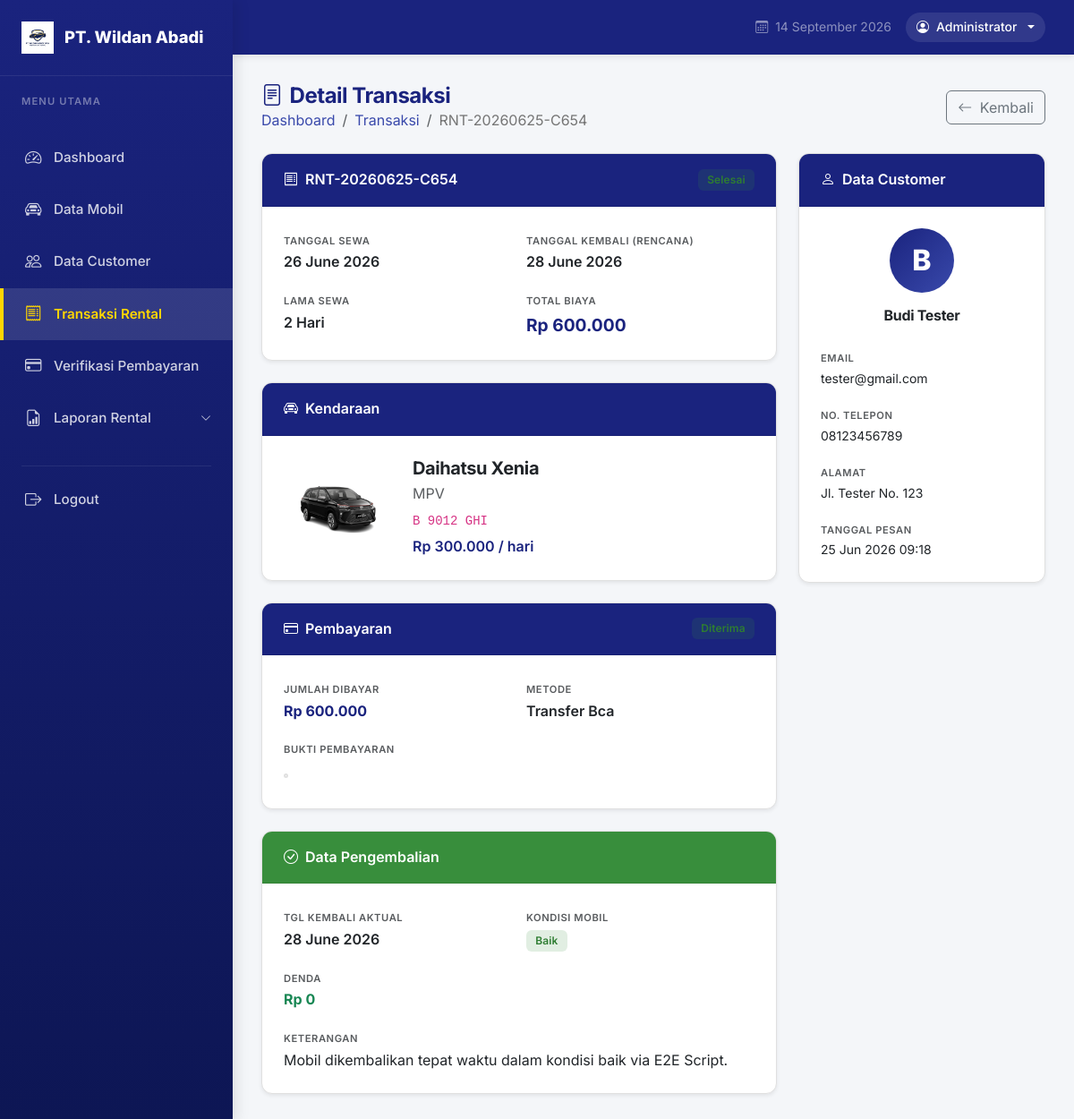
Page /admin/transaksi-detail.php?id=2 (signed in) on the committed database.
### tables this page shows
CREATE TABLE `pemesanan` (
  `id` int(10) UNSIGNED NOT NULL,
  `kode_pesan` varchar(25) NOT NULL,
  `customer_id` int(10) UNSIGNED NOT NULL,
  `mobil_id` int(10) UNSIGNED NOT NULL,
  `tanggal_sewa` date NOT NULL,
  `tanggal_kembali` date NOT NULL,
  `lama_sewa` tinyint(4) NOT NULL COMMENT 'dalam hari',
  `total_biaya` decimal(14,2) NOT NULL,
  `catatan` text DEFAULT NULL,
  `status` enum('menunggu_pembayaran','menunggu_konfirmasi','aktif','selesai','dibatalkan') NOT NULL DEFAULT 'menunggu_pembayaran',
  `created_at` timestamp NOT NULL DEFAULT current_timestamp(),
  `updated_at` timestamp NOT NULL DEFAULT current_timestamp() ON UPDATE current_timestamp()
);

CREATE TABLE `mobil` (
  `id` int(10) UNSIGNED NOT NULL,
  `nama_mobil` varchar(100) NOT NULL,
  `tipe` varchar(50) NOT NULL,
  `tahun` year(4) DEFAULT NULL,
  `kapasitas` tinyint(4) DEFAULT NULL COMMENT 'jumlah penumpang',
  `warna` varchar(50) DEFAULT NULL,
  `plat_nomor` varchar(20) DEFAULT NULL,
  `harga_per_hari` decimal(12,2) NOT NULL,
  `deskripsi` text DEFAULT NULL,
  `foto` varchar(255) DEFAULT NULL,
  `status` enum('tersedia','disewa','servis') NOT NULL DEFAULT 'tersedia',
  `created_at` timestamp NOT NULL DEFAULT current_timestamp(),
  `updated_at` timestamp NOT NULL DEFAULT current_timestamp() ON UPDATE current_timestamp()
);

CREATE TABLE `pembayaran` (
  `id` int(10) UNSIGNED NOT NULL,
  `pemesanan_id` int(10) UNSIGNED NOT NULL,
  `jumlah_bayar` decimal(14,2) NOT NULL,
  `metode_pembayaran` varchar(50) NOT NULL COMMENT 'transfer_bca, transfer_bri, dll',
  `bukti_pembayaran` varchar(255) NOT NULL COMMENT 'path file upload',
  `status` enum('menunggu','diterima','ditolak') NOT NULL DEFAULT 'menunggu',
  `catatan_admin` text DEFAULT NULL,
  `verified_by` int(10) UNSIGNED DEFAULT NULL COMMENT 'user_id admin yang verifikasi',
  `verified_at` timestamp NULL DEFAULT NULL,
  `created_at` timestamp NOT NULL DEFAULT current_timestamp()
);

CREATE TABLE `pengembalian` (
  `id` int(10) UNSIGNED NOT NULL,
  `pemesanan_id` int(10) UNSIGNED NOT NULL,
  `tanggal_kembali_aktual` date NOT NULL,
  `kondisi_mobil` enum('baik','rusak_ringan','rusak_berat') NOT NULL DEFAULT 'baik',
  `denda` decimal(12,2) NOT NULL DEFAULT 0.00,
  `keterangan` text DEFAULT NULL,
  `processed_by` int(10) UNSIGNED DEFAULT NULL COMMENT 'admin yang proses (jika via admin)',
  `created_at` timestamp NOT NULL DEFAULT current_timestamp()
);

CREATE TABLE `users` (
  `id` int(10) UNSIGNED NOT NULL,
  `nama_lengkap` varchar(100) NOT NULL,
  `email` varchar(100) NOT NULL,
  `password` varchar(255) NOT NULL,
  `no_telepon` varchar(20) DEFAULT NULL,
  `alamat` text DEFAULT NULL,
  `foto_profil` varchar(255) DEFAULT NULL,
  `role` enum('admin','customer','direktur') NOT NULL DEFAULT 'customer',
  `created_at` timestamp NOT NULL DEFAULT current_timestamp(),
  `updated_at` timestamp NOT NULL DEFAULT current_timestamp() ON UPDATE current_timestamp()
);

### admin/transaksi-detail.php (the view, shortened to what this page needs)
<?php
require_once '../config/db.php';
require_once '../includes/functions.php';
$id = filter_var($_GET['id'] ?? 0, FILTER_VALIDATE_INT);
$stmt = $pdo->prepare("
    SELECT p.*,
           u.nama_lengkap, u.email, u.no_telepon, u.alamat,
           m.nama_mobil, m.tipe, m.plat_nomor, m.harga_per_hari, m.foto AS foto_mobil
    FROM pemesanan p
    JOIN users u ON p.customer_id = u.id
    JOIN mobil m ON p.mobil_id = m.id
    WHERE p.id = ?
");
$stmt->execute([$id]);
$trx = $stmt->fetch();
$bayar = $pdo->prepare("SELECT * FROM pembayaran WHERE pemesanan_id = ? ORDER BY created_at DESC LIMIT 1");
$bayar->execute([$id]);
$pembayaran = $bayar->fetch();
$kembali = $pdo->prepare("SELECT * FROM pengembalian WHERE pemesanan_id = ?");
$kembali->execute([$id]);
$pengembalian = $kembali->fetch();
require_once '../includes/header.php';
require_once '../includes/navbar-admin.php';
?>
<div class="admin-content">
    <div class="d-flex align-items-center justify-content-between mb-4">
        <div>
            <h4 class="fw-bold mb-0" style="color: var(--color-primary);">
                <i class="bi bi-file-text me-2"></i>Detail Transaksi
            </h4>
            <nav aria-label="breadcrumb">
                <ol class="breadcrumb small mb-0">
                    <li class="breadcrumb-item"><a href="dashboard.php">Dashboard</a></li>
                    <li class="breadcrumb-item"><a href="transaksi.php">Transaksi</a></li>
                    <li class="breadcrumb-item active"><?= htmlspecialchars($trx['kode_pesan']) ?></li>
                </ol>
            </nav>
        </div>
        <a href="transaksi.php" class="btn btn-outline-secondary">
            <i class="bi bi-arrow-left me-1"></i> Kembali
        </a>
    </div>
    <div class="row g-4">
        <div class="col-lg-8">
            <div class="card shadow-sm mb-4">
                <div class="card-header px-4 py-3"
                     style="background-color: var(--color-primary); color: white;">
                    <div class="d-flex justify-content-between align-items-center">
                        <span class="fw-semibold">
                            <i class="bi bi-receipt me-2"></i><?= htmlspecialchars($trx['kode_pesan']) ?>
                        </span>
                        <?= getStatusBadge($trx['status']) ?>
                    </div>
                </div>
                <div class="card-body p-4">
                    <div class="row g-3">
                        <div class="col-sm-6">
                            <label class="text-muted small fw-semibold text-uppercase" style="font-size:0.7rem; letter-spacing:0.05em;">
                                Tanggal Sewa
                            </label>
                            <div class="fw-semibold"><?= date('d F Y', strtotime($trx['tanggal_sewa'])) ?></div>
                        </div>
                        <div class="col-sm-6">
                            <label class="text-muted small fw-semibold text-uppercase" style="font-size:0.7rem; letter-spacing:0.05em;">
                                Tanggal Kembali (Rencana)
                            </label>
                            <div class="fw-semibold"><?= date('d F Y', strtotime($trx['tanggal_kembali'])) ?></div>
                        </div>
                        <div class="col-sm-6">
                            <label class="text-muted small fw-semibold text-uppercase" style="font-size:0.7rem; letter-spacing:0.05em;">
                                Lama Sewa
                            </label>
                            <div class="fw-semibold"><?= $trx['lama_sewa'] ?> Hari</div>
                        </div>
                        <div class="col-sm-6">
                            <label class="text-muted small fw-semibold text-uppercase" style="font-size:0.7rem; letter-spacing:0.05em;">
                                Total Biaya
                            </label>
                            <div class="fw-bold text-rupiah" style="font-size:1.2rem;">
                                <?= formatRupiah($trx['total_biaya']) ?>
                            </div>
                        </div>
                    </div>
                </div>
            </div>
            <div class="card shadow-sm mb-4">
                <div class="card-header px-4 py-3"
                     style="background-color: var(--color-primary); color: white;">
                    <span class="fw-semibold"><i class="bi bi-car-front me-2"></i>Kendaraan</span>
                </div>
                <div class="card-body p-4">
                    <div class="d-flex gap-4 align-items-center">
                        <?php if ($trx['foto_mobil']): ?>
                            <img src="/rental-mobil/assets/uploads/mobil/<?= htmlspecialchars($trx['foto_mobil']) ?>"
                                 alt="Foto Mobil"
                                 style="width:120px; height:90px; object-fit:cover; border-radius:10px;">
                        <?php endif; ?>
                        <div>
                            <h5 class="fw-bold mb-1"><?= htmlspecialchars($trx['nama_mobil']) ?></h5>
                            <div class="text-muted"><?= htmlspecialchars($trx['tipe']) ?></div>
                            <div class="mt-1"><code><?= htmlspecialchars($trx['plat_nomor'] ?? '-') ?></code></div>
                            <div class="mt-1 text-rupiah fw-semibold"><?= formatRupiah($trx['harga_per_hari']) ?> / hari</div>
                        </div>
                    </div>
                </div>
            </div>
            <?php if ($pembayaran): ?>
            <div class="card shadow-sm mb-4">
                <div class="card-header px-4 py-3"
                     style="background-color: var(--color-primary); color: white;">
                    <div class="d-flex justify-content-between align-items-center">
                        <span class="fw-semibold"><i class="bi bi-credit-card me-2"></i>Pembayaran</span>
                        <?= getStatusBadge($pembayaran['status']) ?>
                    </div>
                </div>
                <div class="card-body p-4">
                    <div class="row g-3">
                        <div class="col-sm-6">
                            <label class="text-muted small fw-semibold text-uppercase" style="font-size:0.7rem; letter-spacing:0.05em;">
                                Jumlah Dibayar
                            </label>
                            <div class="fw-bold text-rupiah"><?= formatRupiah($pembayaran['jumlah_bayar']) ?></div>
                        </div>
                        <div class="col-sm-6">
                            <label class="text-muted small fw-semibold text-uppercase" style="font-size:0.7rem; letter-spacing:0.05em;">
                                Metode
                            </label>
                            <div class="fw-semibold"><?= htmlspecialchars(str_replace('_', ' ', ucwords($pembayaran['metode_pembayaran'], '_'))) ?></div>
                        </div>
                        <?php if ($pembayaran['bukti_pembayaran']): ?>
                        <div class="col-12">
                            <label class="text-muted small fw-semibold text-uppercase" style="font-size:0.7rem; letter-spacing:0.05em;">
                                Bukti Pembayaran
                            </label>
                            <div class="mt-1">
                                <?php
                                $ext = strtolower(pathinfo($pembayaran['bukti_pembayaran'], PATHINFO_EXTENSION));
                                $buktiUrl = '/rental-mobil/assets/uploads/bukti-bayar/' . htmlspecialchars($pembayaran['bukti_pembayaran']);
                                ?>
                                <?php if ($ext === 'pdf'): ?>
                                    <a href="<?= $buktiUrl ?>" target="_blank" class="btn btn-sm btn-outline-primary">
                                        <i class="bi bi-file-pdf me-1"></i>Lihat PDF
                                    </a>
                                <?php else: ?>
                                    <a href="<?= $buktiUrl ?>" target="_blank">
                                        <img src="<?= $buktiUrl ?>"
                                             alt="Bukti Bayar"
                                             style="max-width:200px; max-height:200px; border-radius:8px; cursor:pointer;
                                                    border:2px solid var(--color-border);">
                                    </a>
                                <?php endif; ?>
                            </div>
                        </div>
                        <?php endif; ?>
                    </div>
                </div>
            </div>
            <?php endif; ?>
            <?php if ($pengembalian): ?>
            <div class="card shadow-sm">
                <div class="card-header px-4 py-3"
                     style="background-color: var(--color-success); color: white;">
                    <span class="fw-semibold"><i class="bi bi-check-circle me-2"></i>Data Pengembalian</span>
                </div>
                <div class="card-body p-4">
                    <div class="row g-3">
                        <div class="col-sm-6">
                            <label class="text-muted small fw-semibold text-uppercase" style="font-size:0.7rem; letter-spacing:0.05em;">Tgl Kembali Aktual</label>
                            <div class="fw-semibold"><?= date('d F Y', strtotime($pengembalian['tanggal_kembali_aktual'])) ?></div>
                        </div>
                        <div class="col-sm-6">
                            <label class="text-muted small fw-semibold text-uppercase" style="font-size:0.7rem; letter-spacing:0.05em;">Kondisi Mobil</label>
                            <div><?= getStatusBadge($pengembalian['kondisi_mobil']) ?></div>
                        </div>
                        <div class="col-sm-6">
                            <label class="text-muted small fw-semibold text-uppercase" style="font-size:0.7rem; letter-spacing:0.05em;">Denda</label>
                            <div class="fw-bold <?= $pengembalian['denda'] > 0 ? 'text-danger' : 'text-success' ?>">
                                <?= formatRupiah($pengembalian['denda']) ?>
                            </div>
                        </div>
                        <?php if ($pengembalian['keterangan']): ?>
                        <div class="col-12">
                            <label class="text-muted small fw-semibold text-uppercase" style="font-size:0.7rem; letter-spacing:0.05em;">Keterangan</label>
                            <div><?= htmlspecialchars($pengembalian['keterangan']) ?></div>
                        </div>
                        <?php endif; ?>
                    </div>
                </div>
            </div>
            <?php endif; ?>
        </div>
        <div class="col-lg-4">
            <div class="card shadow-sm">
                <div class="card-header px-4 py-3"
                     style="background-color: var(--color-primary); color: white;">
                    <span class="fw-semibold"><i class="bi bi-person me-2"></i>Data Customer</span>
                </div>
                <div class="card-body p-4">
                    <div class="text-center mb-4">
                        <div style="width:72px; height:72px; border-radius:50%; margin:0 auto;
                                    background: linear-gradient(135deg, var(--color-primary), var(--color-primary-light));
                                    display:flex; align-items:center; justify-content:center;
                                    color:white; font-weight:800; font-size:2rem;">
                            <?= strtoupper(substr($trx['nama_lengkap'], 0, 1)) ?>
                        </div>
                        <h6 class="fw-bold mt-3 mb-0"><?= htmlspecialchars($trx['nama_lengkap']) ?></h6>
                    </div>
                    <div class="mb-3">
                        <label class="text-muted small fw-semibold text-uppercase" style="font-size:0.7rem; letter-spacing:0.05em;">Email</label>
                        <div class="small"><?= htmlspecialchars($trx['email']) ?></div>
                    </div>
                    <div class="mb-3">
                        <label class="text-muted small fw-semibold text-uppercase" style="font-size:0.7rem; letter-spacing:0.05em;">No. Telepon</label>
                        <div class="small"><?= htmlspecialchars($trx['no_telepon'] ?? '-') ?></div>
                    </div>
                    <div class="mb-3">
                        <label class="text-muted small fw-semibold text-uppercase" style="font-size:0.7rem; letter-spacing:0.05em;">Alamat</label>
                        <div class="small"><?= htmlspecialchars($trx['alamat'] ?? '-') ?></div>
                    </div>
                    <div class="mb-0">
                        <label class="text-muted small fw-semibold text-uppercase" style="font-size:0.7rem; letter-spacing:0.05em;">Tanggal Pesan</label>
                        <div class="small"><?= date('d M Y H:i', strtotime($trx['created_at'])) ?></div>
                    </div>
                </div>
            </div>
        </div>
    </div>
</div>
<?php require_once '../includes/footer.php'; ?>

### rows in the picture
pemesanan: kode_pesan "RNT-20260625-C654", tanggal_sewa "26 June 2026", tanggal_kembali "28 June 2026", lama_sewa "2", total_biaya "Rp 600.000", mobil.foto (picture), mobil.nama_mobil "Daihatsu Xenia", mobil.tipe "MPV", mobil.plat_nomor "B 9012 GHI", mobil.harga_per_hari "Rp 300.000", customer.nama_lengkap "B", customer.nama_lengkap "Budi Tester", customer.email "tester@gmail.com", customer.no_telepon "08123456789", customer.alamat "Jl. Tester No. 123", created_at "25 Jun 2026 09:18"
pembayaran: jumlah_bayar "Rp 600.000", metode_pembayaran "Transfer Bca", bukti_pembayaran (picture)
pengembalian: tanggal_kembali_aktual "28 June 2026", denda "Rp 0", keterangan "Mobil dikembalikan tepat waktu dalam kondisi baik via E2E Script."

### other values in the picture
$_SESSION['nama'] "Administrator"
$label "Selesai Diterima Baik"
